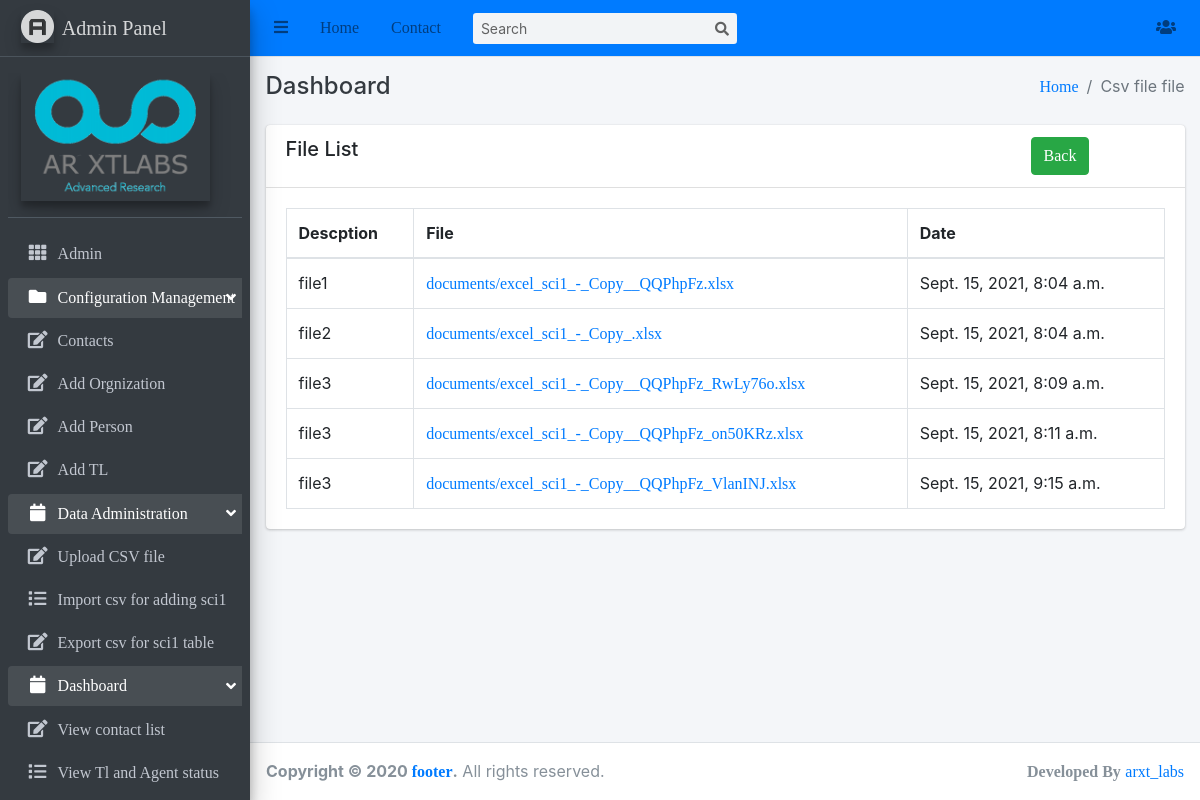
The app's page /show_file_list/ with its own data.
### app/models.py (models this page shows)
class Document(models.Model):
    description = models.CharField(max_length=255, blank=True)
    document = models.FileField(upload_to='documents/')
    uploaded_at = models.DateTimeField(auto_now_add=True)

### app/views.py (the view)
# urls.py: path('show_file_list/',views.show_all_files_list,name='show_file_list'),
def show_all_files_list(request):
    ef = Document.objects.all()
    if ef:
        return render(request,'all_adminhtmlpages/show_csv_file_list.html',{'form':ef})

### templates/all_adminhtmlpages/show_csv_file_list.html (shortened to what this page needs)
{% extends 'base/base.html' %}
{% block breadcrumb %}Csv file file{% endblock breadcrumb %}
{% block content %}
    <div class="row">
        <div class="col-md-12">
            <div class="card">
                <div class="card-header">
                    <div class="row">
                        <div class="col-md-10">
                            <h5>File List</h5>
                        </div>
                        <div class="col-md-2">
                            <a class="btn btn-success" href="{% url 'uploadcsv_file' %}">Back</a>
                        </div>
                    </div>
                </div>
                <div class="card-body">
                    <table class="table table-bordered">
                        <thead>
                          <tr>
                            <th>Descption</th>
                            <th>File</th>
                            <th>Date</th>
                          </tr>
                        </thead>
                        <tbody>
                            {% for foo in form %}
                                <tr role="row">
                                    <td>{{ foo.description }}</td>
                                    <td><a href="{{ foo.document.url }}">{{ foo.document }}</a></td>
                                    <td>{{ foo.uploaded_at }}</td>
                                </tr>
                            {% endfor %}
                        </tbody>
                      </table>
                </div>
            </div>
        </div>
    </div>
{% endblock content %}

### templates/base/base.html (shortened to what this page needs)
<!DOCTYPE html>
<html lang="en">
  {% load static %}
<head>
  {% include 'base/header.html' %}
</head>
<body class="hold-transition sidebar-mini layout-fixed layout-navbar-fixed layout-footer-fixed">
<div class="wrapper">
  {% include 'base/navbar.html' %}
  {% include 'base/sidebar.html' %}
  <div class="content-wrapper">
    <div class="content-header">
      <div class="container-fluid">
        <div class="row mb-2">
          <div class="col-sm-6">
            <h4 class="m-0 text-dark">Dashboard</h4>
          </div>
          <div class="col-sm-6">
            <ol class="breadcrumb float-sm-right">
              <li class="breadcrumb-item"><a href="{% url 'dashboard' %}">Home</a></li>
              <li class="breadcrumb-item active">{% block breadcrumb %} {% endblock breadcrumb %}</li>
            </ol>
          </div>
        </div>
      </div>
    </div>
    <section class="content">
      <div class="container-fluid">
        {% block content %}
        {% endblock content %}
      </div>
    </section>
  </div>
  {% include 'base/footer.html' %}
</div>
</body>
</html>

### templates/base/header.html (shortened to what this page needs)
{% load static %}
<link rel="stylesheet" href="{% static 'plugins/fontawesome-free/css/all.min.css' %}">
<link rel="stylesheet" href="{% static 'plugins/overlayScrollbars/css/OverlayScrollbars.min.css' %}">
<link rel="stylesheet" href="{% static 'css/adminlte.min.css' %}">

### templates/base/navbar.html (shortened to what this page needs)
{% load static %}
<nav class="main-header navbar navbar-expand navbar-primary navbar-light">
    <ul class="navbar-nav">
      <li class="nav-item">
        <a class="nav-link" data-widget="pushmenu" href="#" role="button"><i class="fas fa-bars"></i></a>
      </li>
      <li class="nav-item d-none d-sm-inline-block">
        <a href="{% url 'dashboard' %}" class="nav-link">Home</a>
      </li>
      <li class="nav-item d-none d-sm-inline-block">
        <a href="#" class="nav-link">Contact</a>
      </li>
    </ul>
    <form class="form-inline ml-3">
      <div class="input-group input-group-sm">
        <input class="form-control form-control-navbar" type="search" placeholder="Search" aria-label="Search">
        <div class="input-group-append">
          <button class="btn btn-navbar" type="submit">
            <i class="fas fa-search"></i>
          </button>
        </div>
      </div>
    </form>
    <ul class="navbar-nav ml-auto">
      <li class="nav-item dropdown">
        <a class="nav-link" data-toggle="dropdown" href="#">
          <i class="fas fa-users"></i>
        </a>
      </li>
    </ul>
  </nav>

### templates/base/sidebar.html (shortened to what this page needs)
{% load static %}
<aside class="main-sidebar sidebar-dark-primary elevation-4">
    <a href="" class="brand-link">
      <img src="{% static 'img/logo.png' %}" alt="Logo" class="brand-image elevation-3"
           style="opacity: .8">
          <span class="brand-text font-weight-light">Admin Panel</span>
    </a>
    <div class="sidebar">
      <div class="user-panel mt-3 pb-3 mb-3 d-flex">
        <div class="image">
          <img src="{% static 'img/arxtlogo.png' %}" class="brand-image elevation-3" alt="User Image" style="width: 5cm">
        </div>
        <div class="info">
        </div>
      </div>
      <nav class="mt-2">
        <ul class="nav nav-pills nav-sidebar flex-column" data-widget="treeview" role="menu" data-accordion="false">
          <li class="nav-item">
            <a href="{% url 'dashboard' %}" class="nav-link">
              <i class="nav-icon fas fa-th"></i>
              <p>
                Admin
              </p>
            </a>
          </li>
          <li class="nav-item has-treeview menu-open">
            <a href="#" class="nav-link">
              <i class="nav-icon fas fa-folder"></i>
              <p>
                Configuration Management
                <i class="right fas fa-angle-left"></i>
              </p>
            </a>
            <ul class="nav nav-treeview menu-open">
              <li class="nav-item has-treeview menu-open">
                <a href="#" class="nav-link">
                  <i class="far fa fa-edit nav-icon"></i>
                  <p>Contacts</p>
                </a>
                 <ul class="nav nav-treeview">
              <li class="nav-item">
                <a href="#" class="nav-link">
                  <i class="far fa fa-edit nav-icon"></i>
                  <p>Add Orgnization</p>
                </a>
              </li>
                     <li class="nav-item">
                <a href="{% url 'addpersons' %}" class="nav-link">
                  <i class="far fa fa-edit nav-icon"></i>
                  <p>Add Person</p>
                </a>
              </li>
                     <li class="nav-item">
                <a href="#" class="nav-link">
                  <i class="far fa fa-edit nav-icon"></i>
                  <p>Add TL</p>
                </a>
              </li>
                 </ul>
              </li>
            </ul>
          </li>
          <li class="nav-item has-treeview menu-open">
            <a href="#" class="nav-link">
              <i class="nav-icon fas fa-calendar"></i>
              <p>
                Data Administration
                <i class="right fas fa-angle-left"></i>
              </p>
            </a>
            <ul class="nav nav-treeview">
              <li class="nav-item">
                <a href="{% url 'uploadcsv_file' %}" class="nav-link">
                  <i class="far fa fa-edit nav-icon"></i>
                  <p>Upload CSV file</p>
                </a>
              </li>
              <li class="nav-item">
                <a href="#" class="nav-link">
                  <i class="far fa fa-list nav-icon"></i>
                  <p>Import csv for adding sci1</p>
                </a>
              </li>
              <li class="nav-item">
                <a href="#" class="nav-link">
                  <i class="far fa fa-edit nav-icon"></i>
                  <p>Export csv for sci1 table
                  </p>
                </a>
              </li>
            </ul>
          </li>
            <li class="nav-item has-treeview menu-open">
            <a href="#" class="nav-link">
              <i class="nav-icon fas fa-calendar"></i>
              <p>
                Dashboard
                <i class="right fas fa-angle-left"></i>
              </p>
            </a>
            <ul class="nav nav-treeview">
              <li class="nav-item">
                <a href="{% url 'view_contact_list' %}" class="nav-link">
                  <i class="far fa fa-edit nav-icon"></i>
                  <p>View contact list</p>
                </a>
              </li>
              <li class="nav-item">
                <a href="#" class="nav-link">
                  <i class="far fa fa-list nav-icon"></i>
                  <p>View Tl and Agent status</p>
                </a>
              </li>
              <li class="nav-item">
                <a href="#" class="nav-link">
                </a>
              </li>
            </ul>
          </li>
        </ul>
      </nav>
    </div>
  </aside>

### templates/base/footer.html
<footer class="main-footer">
    <strong>Copyright &copy; 2020 <a href="#">footer</a>.</strong>
    All rights reserved.
    <div class="float-right d-none d-sm-inline-block">
      <b>Developed By</b> <a href="#">arxt_labs</a>
    </div>
</footer>

### templates/base/js.html (shortened to what this page needs)
{% load static %}

### records on screen
Document: description "file1", document "documents/excel_sci1_-_Copy__QQPhpFz.xlsx", uploaded_at "Sept. 15, 2021, 8:04 a.m."
Document: description "file2", document "documents/excel_sci1_-_Copy_.xlsx", uploaded_at "Sept. 15, 2021, 8:04 a.m."
Document: description "file3", document "documents/excel_sci1_-_Copy__QQPhpFz_RwLy76o.xlsx", uploaded_at "Sept. 15, 2021, 8:09 a.m."
Document: description "file3", document "documents/excel_sci1_-_Copy__QQPhpFz_on50KRz.xlsx", uploaded_at "Sept. 15, 2021, 8:11 a.m."
Document: description "file3", document "documents/excel_sci1_-_Copy__QQPhpFz_VlanINJ.xlsx", uploaded_at "Sept. 15, 2021, 9:15 a.m."
